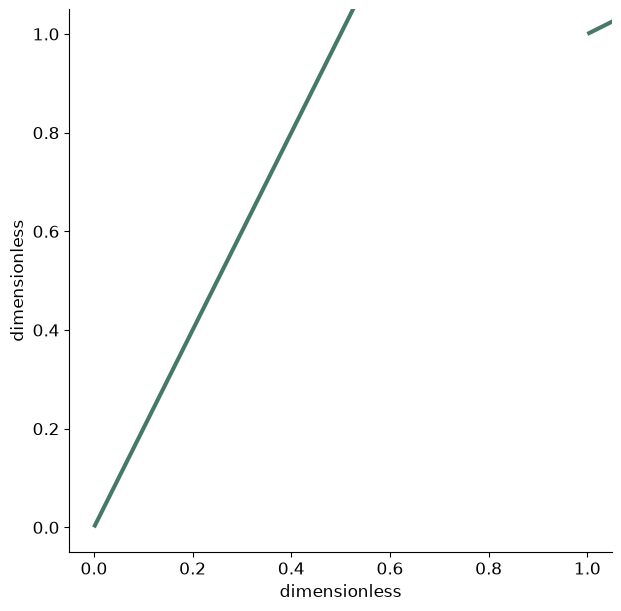

This chart was generated by the following Python code:
# Tuyan deterministic figure renderer v1; values are immutable source data.
import json
import math
import numpy as np
import matplotlib
matplotlib.use('Agg')
import matplotlib.pyplot as plt
from matplotlib.patches import Circle
from matplotlib.colors import ListedColormap, BoundaryNorm
d = json.loads("{\"type\":\"vector_field\",\"rows\":[{\"x\":0,\"y\":0,\"u\":1,\"v\":2},{\"x\":1,\"y\":1,\"u\":2,\"v\":1}],\"units\":{\"value\":\"dimensionless\",\"x\":\"dimensionless\",\"y\":\"dimensionless\",\"size\":\"dimensionless\",\"low\":\"dimensionless\",\"high\":\"dimensionless\",\"start\":\"dimensionless\",\"end\":\"dimensionless\",\"effect\":\"dimensionless\",\"p\":\"dimensionless\",\"mean\":\"dimensionless\",\"fpr\":\"dimensionless\",\"tpr\":\"dimensionless\",\"recall\":\"dimensionless\",\"precision\":\"dimensionless\",\"predicted\":\"dimensionless\",\"observed\":\"dimensionless\",\"count\":\"dimensionless\",\"a\":\"dimensionless\",\"b\":\"dimensionless\",\"se\":\"dimensionless\",\"u\":\"dimensionless\",\"v\":\"dimensionless\",\"time\":\"dimensionless\",\"event\":\"dimensionless\"},\"options\":{\"bandwidth\":0.5,\"bins\":5,\"nullValue\":0,\"initialValue\":0,\"levels\":[0.5,1,1.5]},\"analysis\":{\"method\":\"pca\",\"description\":\"Synthetic precomputed QA values; not a statistical analysis of research data.\",\"pKind\":\"p\"},\"variants\":[],\"pixels\":1024,\"plotStyle\":{\"width\":9,\"height\":6,\"fontSize\":12}}")
r, kind, opt = d['rows'], d['type'], d['options']
plt.rcParams.update({'font.size':d['plotStyle']['fontSize']})
fig, ax = plt.subplots(figsize=(d['plotStyle']['width'], d['plotStyle']['height']), layout='constrained')
fig.set_facecolor('white')
fig._tuyan_target_pixels = d['pixels']
colors = ['#487968','#c58b53','#647da6','#a77592','#a5a659']
labels = [str(row.get('label',i+1)) for i,row in enumerate(r)]
unit = d['units']
def col(name):
    return np.array([row[name] for row in r], dtype=float)
def grouped():
    names = list(dict.fromkeys([str(row.get('group','Data')) for row in r]))
    return names, [np.array([row['value'] for row in r if str(row.get('group','Data')) == name], dtype=float) for name in names]
def density(values):
    # User-specified positive bandwidth; no concealed automatic inference.
    bw=float(opt['bandwidth'])
    grid=np.linspace(float(min(values))-3*bw,float(max(values))+3*bw,256)
    z=(grid[:,None]-values[None,:])/bw
    return grid,np.exp(-0.5*z*z).mean(axis=1)/(bw*math.sqrt(2*math.pi))
if kind in ['bar','dotplot','lollipop','forest']:
    y=np.arange(len(r)); values=col('value')
    if kind=='bar':
        bars=ax.barh(y,values,color=colors[0]); assert np.allclose([b.get_width() for b in bars],values)
    elif kind=='lollipop':
        ax.hlines(y,0,values,color=colors[0]); ax.scatter(values,y,color=colors[0])
    elif kind=='forest':
        ax.errorbar(values,y,xerr=np.vstack([values-col('low'),col('high')-values]),fmt='o',color=colors[0],capsize=3)
        ax.axvline(float(opt['nullValue']),color='#969e96',linestyle='--')
    else: ax.scatter(values,y,color=colors[0])
    ax.set_yticks(y,labels);ax.invert_yaxis();ax.set_xlabel(unit['value'])
elif kind in ['dumbbell','gantt']:
    y=np.arange(len(r));start,end=col('start'),col('end')
    if kind=='gantt': ax.barh(y,end-start,left=start,color=colors[0])
    else:
        ax.hlines(y,start,end,color='#9da99e');ax.scatter(start,y,label=opt.get('startLabel','Start'),color=colors[0]);ax.scatter(end,y,label=opt.get('endLabel','End'),color=colors[1]);ax.legend()
    ax.set_yticks(y,labels);ax.invert_yaxis();ax.set_xlabel(unit['start'])
elif kind=='waterfall':
    values=col('value');start=float(opt['initialValue'])+np.r_[0,np.cumsum(values)[:-1]]
    ax.bar(np.arange(len(r)),values,bottom=start,color=[colors[0] if v>=0 else colors[1] for v in values]);ax.set_xticks(np.arange(len(r)),labels,rotation=30);ax.set_ylabel(unit['value']);ax.axhline(0,color='#adb3a9')
elif kind=='histogram':
    values=col('value');counts,edges=np.histogram(values,bins=opt['bins'])
    assert int(counts.sum())==len(values)
    artists=ax.bar(edges[:-1],counts,width=np.diff(edges),align='edge',color=colors[0],edgecolor='white')
    assert np.allclose([p.get_height() for p in artists],counts)
    ax.set_xlabel(unit['value']);ax.set_ylabel('Count')
elif kind=='stripplot':
    names,groups=grouped()
    for i,values in enumerate(groups):ax.scatter(np.full(len(values),i),values,color=colors[i%len(colors)],s=22,alpha=.7)
    ax.set_xticks(np.arange(len(names)),names);ax.set_ylabel(unit['value'])
elif kind in ['boxplot','violin','raincloud','density','ridgeline']:
    names,groups=grouped()
    if kind=='boxplot': ax.boxplot(groups,whis=1.5,showfliers=True);ax.set_xticks(np.arange(len(names))+1,names);ax.set_ylabel(unit['value'])
    elif kind=='violin':
        # bw_method is explicit to avoid a hidden bandwidth choice.
        ax.violinplot(groups,showmeans=False,showmedians=True,bw_method=float(opt['bandwidth']));ax.set_xticks(np.arange(len(names))+1,names);ax.set_ylabel(unit['value'])
    else:
        for i,values in enumerate(groups):
            grid,pdf=density(values); color=colors[i%len(colors)]
            if kind=='density': ax.plot(grid,pdf,color=color,label=names[i])
            else:
                base=float(i);scale=0.65/max(pdf) if max(pdf)>0 else 1
                ax.fill_between(grid,base,base+pdf*scale,color=color,alpha=0.45)
                if kind=='raincloud':
                    ax.scatter(values,np.full(len(values),base-0.15),color=color,s=15)
                    ax.boxplot([values],positions=[base-0.35],vert=False,widths=.15,whis=1.5,manage_ticks=False)
        ax.set_xlabel(unit['value'])
        if kind=='density':ax.set_ylabel('Density');ax.legend()
        else:ax.set_yticks(np.arange(len(names)),names)
elif kind=='ecdf':
    values=np.sort(col('value')); p=np.arange(1,len(values)+1)/len(values)
    line=ax.step(values,p,where='post',color=colors[0])[0];assert np.allclose(line.get_ydata(),p)
    ax.set_xlabel(unit['value']);ax.set_ylabel('Cumulative proportion');ax.set_ylim(0,1)
elif kind in ['line','area','scatter','bubble','ordination','ma_plot','volcano','roc','pr_curve','calibration','bland_altman','funnel_meta']:
    xname,yname='x','y'
    if kind=='ma_plot':xname,yname='mean','effect'
    if kind=='roc':xname,yname='fpr','tpr'
    if kind=='pr_curve':xname,yname='recall','precision'
    if kind=='calibration':xname,yname='predicted','observed'
    if kind=='funnel_meta':xname,yname='effect','se'
    if kind=='volcano':x=col('effect');y=-np.log10(col('p'));xlabel='Effect ('+unit['effect']+')';ylabel='-log10('+d['analysis']['pKind']+')'
    elif kind=='bland_altman':
        a,b=col('a'),col('b');x=(a+b)/2;y=a-b;bias=np.mean(y);sd=np.std(y,ddof=1)
        for line,label in [(bias,'Mean difference'),(bias-1.96*sd,'Lower agreement limit'),(bias+1.96*sd,'Upper agreement limit')]:ax.axhline(line,color='#9a9f96',linestyle='--',label=label)
        ax.legend(fontsize=8);xlabel='Mean ('+unit['a']+')';ylabel='A - B ('+unit['a']+')'
    else:x,y=col(xname),col(yname);xlabel=xname+' ('+unit[xname]+')';ylabel=yname+' ('+unit[yname]+')'
    if kind in ['line','area','roc','pr_curve','calibration']:
        order=np.lexsort((y,x)) if kind=='roc' else np.argsort(x,kind='stable');x,y=x[order],y[order]
        artist=ax.plot(x,y,color=colors[0],marker='o',markersize=3)[0];assert np.allclose(artist.get_ydata(),y)
        if kind=='area':ax.fill_between(x,0,y,color=colors[0],alpha=.25)
    else:
        artist=ax.scatter(x,y,s=col('size')*float(opt.get('areaScale',20)) if kind=='bubble' else 26,color=colors[0]);assert np.allclose(artist.get_offsets(),np.column_stack([x,y]))
    ax.set_xlabel(xlabel);ax.set_ylabel(ylabel)
    if kind=='bubble':
        handles,legend_labels=artist.legend_elements(prop='sizes',num=3,func=lambda size:size/float(opt.get('areaScale',20)))
        ax.legend(handles,legend_labels,title='Area ('+unit['size']+')',fontsize=8)
    if kind in ['roc','calibration']:ax.plot([0,1],[0,1],linestyle='--',color='#adb3a9');ax.set_xlim(0,1);ax.set_ylim(0,1)
    if kind=='pr_curve':ax.set_xlim(0,1);ax.set_ylim(0,1)
    if kind=='funnel_meta':ax.invert_yaxis()
    if kind=='ordination':ax.text(.01,1.02,d['analysis']['method'].upper(),transform=ax.transAxes,fontsize=10)
elif kind in ['heatmap','adjacency_matrix','correlation_matrix','confusion_matrix','bubble_matrix','binary_matrix']:
    names_y=list(dict.fromkeys([str(row['row']) for row in r]));names_x=list(dict.fromkeys([str(row['column']) for row in r]))
    matrix=np.full((len(names_y),len(names_x)),np.nan)
    for row in r:matrix[names_y.index(str(row['row'])),names_x.index(str(row['column']))]=row['value']
    if kind=='bubble_matrix':
        for row in r:ax.scatter(names_x.index(str(row['column'])),names_y.index(str(row['row'])),s=row['value']*float(opt.get('areaScale',25)),color=colors[0])
        ax.invert_yaxis()
    elif kind=='binary_matrix':
        cmap=ListedColormap(['#f1f3ed','#487968']);cmap.set_bad('#b7b9b2')
        img=ax.pcolormesh(np.arange(len(names_x)+1)-.5,np.arange(len(names_y)+1)-.5,matrix,cmap=cmap,norm=BoundaryNorm([-.5,.5,1.5],2),shading='flat');ax.invert_yaxis();fig.colorbar(img,ax=ax,ticks=[0,1],label='0 absent / 1 present; grey missing')
        assert np.allclose(img.get_array(),matrix,equal_nan=True)
    else:
        img=ax.pcolormesh(np.arange(len(names_x)+1)-.5,np.arange(len(names_y)+1)-.5,matrix,cmap='RdBu_r' if kind=='correlation_matrix' else 'viridis',vmin=-1 if kind=='correlation_matrix' else None,vmax=1 if kind=='correlation_matrix' else None,shading='flat');ax.invert_yaxis();fig.colorbar(img,ax=ax,label=unit['value'])
        assert np.allclose(img.get_array(),matrix,equal_nan=True)
    ax.set_xticks(np.arange(len(names_x)),names_x,rotation=40,ha='right');ax.set_yticks(np.arange(len(names_y)),names_y)
    if kind=='confusion_matrix':ax.set_xlabel('Predicted class');ax.set_ylabel('True class')
elif kind=='pie':
    values=col('value');wedges,_=ax.pie(values,labels=labels,colors=colors,normalize=True)
    assert np.allclose([(w.theta2-w.theta1)/360 for w in wedges],values/sum(values),atol=1e-6)
elif kind=='rose':
    fig.delaxes(ax);ax=fig.add_subplot(111,projection='polar');values=col('value');theta=np.arange(len(r))*2*np.pi/len(r)
    ax.bar(theta,np.sqrt(values),width=2*np.pi/len(r),color=colors[0],edgecolor='white');ax.set_xticks(theta,labels);ax.set_ylabel('Radius = sqrt(value)')
elif kind in ['gene_track','protein_domain']:
    start,end=col('start'),col('end');ax.barh(np.arange(len(r)),end-start,left=start,color=colors[0]);ax.set_yticks(np.arange(len(r)),labels);ax.set_xlabel(unit['start']);ax.invert_yaxis()
elif kind=='vector_field':
    artist=ax.quiver(col('x'),col('y'),col('u'),col('v'),angles='xy',scale_units='xy',scale=1,color=colors[0]);ax.set_xlabel(unit['x']);ax.set_ylabel(unit['y']);ax.set_aspect('equal')
elif kind=='contour':
    xs=np.unique(col('x'));ys=np.unique(col('y'));z=np.full((len(ys),len(xs)),np.nan)
    for row in r:z[list(ys).index(row['y']),list(xs).index(row['x'])]=row['value']
    cs=ax.contour(xs,ys,z,levels=opt['levels'])
    for label in ax.clabel(cs,inline=False,fontsize=8):label.set_bbox({'facecolor':'white','edgecolor':'none','pad':1})
    ax.set_xlabel(unit['x']);ax.set_ylabel(unit['y'])
elif kind=='kaplan_meier':
    names=list(dict.fromkeys([str(row.get('group','Data')) for row in r]))
    for i,name in enumerate(names):
        data=[row for row in r if str(row.get('group','Data'))==name];times=sorted(set(row['time'] for row in data));xs=[0.];ys=[1.];s=1.
        for t in times:
            risk=sum(row['time']>=t for row in data);events=sum(row['time']==t and row['event']==1 for row in data)
            s=s*(1-events/risk);xs.append(t);ys.append(s)
            cens=sum(row['time']==t and row['event']==0 for row in data)
            if cens:ax.plot(t,s,marker='+',color=colors[i%len(colors)])
        ax.step(xs,ys,where='post',label=name,color=colors[i%len(colors)])
    ax.set_ylim(0,1.03);ax.set_ylabel('Survival probability (no CI estimated)');ax.set_xlabel(unit['time']);ax.legend()
elif kind in ['venn','upset']:
    names=[row['set'] for row in r];sets=[set(row['members']) for row in r];members=set().union(*sets);counts={}
    for item in members:
        mask=tuple(item in s for s in sets);counts[mask]=counts.get(mask,0)+1
    if kind=='venn':
        for x,color,name in [(0.4,colors[0],names[0]),(.65,colors[1],names[1])]:ax.add_patch(Circle((x,.5),.23,facecolor=color,alpha=.25));ax.text(x,.78,name,ha='center')
        for x,key in [(.29,(True,False)),(.525,(True,True)),(.76,(False,True))]:ax.text(x,.5,str(counts.get(key,0)),ha='center')
        ax.set_xlim(0,1.05);ax.set_ylim(0,1);ax.set_aspect('equal');ax.axis('off');ax.text(.5,.1,'Areas are schematic; labels show exact counts',ha='center',fontsize=8)
    else:
        masks=sorted(counts,key=lambda m:(-counts[m],m));ax.bar(np.arange(len(masks)),[counts[m] for m in masks],color=colors[0]);ax.set_xticks(np.arange(len(masks)),[' & '.join(names[i] for i,v in enumerate(m) if v) for m in masks],rotation=35,ha='right');ax.set_ylabel('Exclusive intersection size')
        # Membership matrix below bars is necessary to distinguish UpSet from a bar chart.
        matrix_ax=ax.inset_axes([0,-.48,1,.27]);matrix_ax.set_xlim(-.5,len(masks)-.5)
        for j,m in enumerate(masks):
            ys=[i for i,v in enumerate(m) if v];matrix_ax.plot([j]*len(ys),ys,color=colors[0]);matrix_ax.scatter([j]*len(names),np.arange(len(names)),color=[colors[0] if v else '#dde1d8' for v in m])
        matrix_ax.set_yticks(np.arange(len(names)),names);matrix_ax.set_xticks([]);matrix_ax.invert_yaxis()

checks={}
computed={}
def audit(name,actual,expected,atol=1e-8):
    a=np.asarray(actual,dtype=float);e=np.asarray(expected,dtype=float)
    assert a.shape==e.shape and np.allclose(a,e,rtol=1e-7,atol=atol,equal_nan=True), 'Numeric artist mismatch: '+name
    mask=np.isfinite(a)&np.isfinite(e)
    error=float(np.max(np.abs(a[mask]-e[mask]))) if np.any(mask) else 0.
    checks[name]={'count':int(a.size),'absoluteError':error,'passed':True}
if kind=='bar':audit('bar_widths',[p.get_width() for p in ax.patches],col('value'))
elif kind in ['dotplot','lollipop']:audit('point_values',ax.collections[-1].get_offsets()[:,0],col('value'))
elif kind=='forest':
    audit('point_estimates',ax.lines[0].get_xdata(),col('value'))
    audit('intervals',np.array(ax.collections[0].get_segments())[:,:,0],np.column_stack([col('low'),col('high')]))
elif kind=='dumbbell':
    audit('start_points',ax.collections[1].get_offsets()[:,0],col('start'));audit('end_points',ax.collections[2].get_offsets()[:,0],col('end'))
elif kind=='gantt':
    audit('interval_start',[p.get_x() for p in ax.patches],col('start'));audit('interval_width',[p.get_width() for p in ax.patches],col('end')-col('start'))
elif kind=='waterfall':
    audit('increments',[p.get_height() for p in ax.patches],col('value'));audit('cumulative_baselines',[p.get_y() for p in ax.patches],float(opt['initialValue'])+np.r_[0,np.cumsum(col('value'))[:-1]])
    computed['cumulativeValues']=(float(opt['initialValue'])+np.cumsum(col('value'))).tolist()
elif kind=='histogram':
    audit('bin_heights',[p.get_height() for p in ax.patches],counts);audit('total_count',[sum(p.get_height() for p in ax.patches)],[len(r)]);computed['binEdges']=edges.tolist();computed['binCounts']=counts.tolist()
elif kind=='stripplot':
    for i,values in enumerate(groups):audit('observations_'+str(i),ax.collections[i].get_offsets()[:,1],values)
elif kind=='boxplot':
    for i,values in enumerate(groups):audit('median_'+str(i),ax.lines[i*7+5].get_ydata(),[np.median(values)]*2)
elif kind=='violin':
    medians=ax.collections[-1].get_segments();audit('medians',[x[0,1] for x in medians],[np.median(v) for v in groups])
elif kind in ['density','ridgeline','raincloud']:
    computed['bandwidth']=float(opt['bandwidth']);computed['groupSizes']=[len(v) for v in groups]
    for i,values in enumerate(groups):
        grid,pdf=density(values)
        if kind=='density':audit('density_'+str(i),ax.lines[i].get_ydata(),pdf)
        else:
            top=np.column_stack([grid,i+pdf*(.65/max(pdf))]);bottom=np.column_stack([grid,np.full(len(grid),i)])
            expected=np.vstack([top[0],bottom,top[-1],top[::-1],top[0]])
            audit('density_polygon_'+str(i),ax.collections[i*(2 if kind=='raincloud' else 1)].get_paths()[0].vertices,expected)
        if kind=='raincloud':audit('observations_'+str(i),ax.collections[i*2+1].get_offsets()[:,0],values)
elif kind=='ecdf':
    audit('ecdf_sorted_values',ax.lines[0].get_xdata(),np.sort(col('value')));audit('ecdf_probability',ax.lines[0].get_ydata(),np.arange(1,len(r)+1)/len(r))
elif kind in ['line','area','roc','pr_curve','calibration']:audit('plotted_xy',np.column_stack([artist.get_xdata(),artist.get_ydata()]),np.column_stack([x,y]))
elif kind in ['scatter','bubble','ordination','ma_plot','volcano','bland_altman','funnel_meta']:
    audit('point_coordinates',artist.get_offsets(),np.column_stack([x,y]))
    if kind=='bubble':audit('marker_area',artist.get_sizes(),col('size')*float(opt.get('areaScale',20)))
    if kind=='volcano':computed['negativeLog10P']=y.tolist()
    if kind=='bland_altman':
        audit('agreement_limits',[ln.get_ydata()[0] for ln in ax.lines[:3]],[bias,bias-1.96*sd,bias+1.96*sd]);computed.update({'meanDifference':float(bias),'sampleSdDifference':float(sd),'limits':[float(bias-1.96*sd),float(bias+1.96*sd)]})
elif kind in ['heatmap','adjacency_matrix','correlation_matrix','confusion_matrix','binary_matrix']:audit('matrix_cells',img.get_array(),matrix);computed['missingCells']=int(np.isnan(matrix).sum())
elif kind=='bubble_matrix':audit('marker_areas',[c.get_sizes()[0] for c in ax.collections],col('value')*float(opt.get('areaScale',25)))
elif kind=='pie':audit('angular_proportions',[(w.theta2-w.theta1)/360 for w in wedges],col('value')/sum(col('value')),1e-6)
elif kind=='rose':audit('area_proportions',[p.get_height()**2 for p in ax.patches],col('value'))
elif kind=='vector_field':audit('vectors',np.column_stack([artist.U,artist.V]),np.column_stack([col('u'),col('v')]))
elif kind=='contour':
    audit('contour_levels',cs.levels,opt['levels'])
    for level,path in zip(cs.levels,cs.get_paths()):
        points=path.vertices
        if len(points)==0:continue
        assert np.all(points[:,0]>=xs[0]) and np.all(points[:,0]<=xs[-1]) and np.all(points[:,1]>=ys[0]) and np.all(points[:,1]<=ys[-1]), 'Contour outside data grid'
        ix=np.clip(np.searchsorted(xs,points[:,0],side='right')-1,0,len(xs)-2);iy=np.clip(np.searchsorted(ys,points[:,1],side='right')-1,0,len(ys)-2)
        tx=(points[:,0]-xs[ix])/(xs[ix+1]-xs[ix]);ty=(points[:,1]-ys[iy])/(ys[iy+1]-ys[iy])
        interpolated=(1-tx)*(1-ty)*z[iy,ix]+tx*(1-ty)*z[iy,ix+1]+(1-tx)*ty*z[iy+1,ix]+tx*ty*z[iy+1,ix+1]
        audit('contour_vertices_'+str(float(level)),interpolated,np.full(len(points),level))
    computed['gridShape']=list(z.shape)
elif kind=='kaplan_meier':
    survival_lines=[ln for ln in ax.lines if ln.get_drawstyle()=='steps-post']
    for i,name in enumerate(names):
        data=[row for row in r if str(row.get('group','Data'))==name];prob=1.;expected=[1.]
        for t in sorted(set(row['time'] for row in data)):
            prob*=1-sum(row['time']==t and row['event']==1 for row in data)/sum(row['time']>=t for row in data);expected.append(prob)
        audit('survival_'+str(i),survival_lines[i].get_ydata(),expected)
        computed[name]={'survival':expected}
elif kind=='venn':audit('intersection_labels',[float(t.get_text()) for t in ax.texts[2:5]],[counts.get((True,False),0),counts.get((True,True),0),counts.get((False,True),0)])
elif kind=='upset':audit('exclusive_intersections',[p.get_height() for p in ax.patches],[counts[m] for m in masks]);audit('union_size',[sum(p.get_height() for p in ax.patches)],[len(members)])
assert checks, 'Missing numeric audit for '+kind
fig._tuyan_validation={'typeId':kind,'checks':checks,'computations':computed,'analysis':d['analysis'],'suppliedFields':list(r[0]),'dataSourcePolicy':'User supplied values; artist checks do not establish source authenticity or study validity.'}

for collection in fig.findobj(matplotlib.collections.Collection):collection.set_rasterized(False)
for spine in ['top','right']:
    if spine in ax.spines: ax.spines[spine].set_visible(False)
